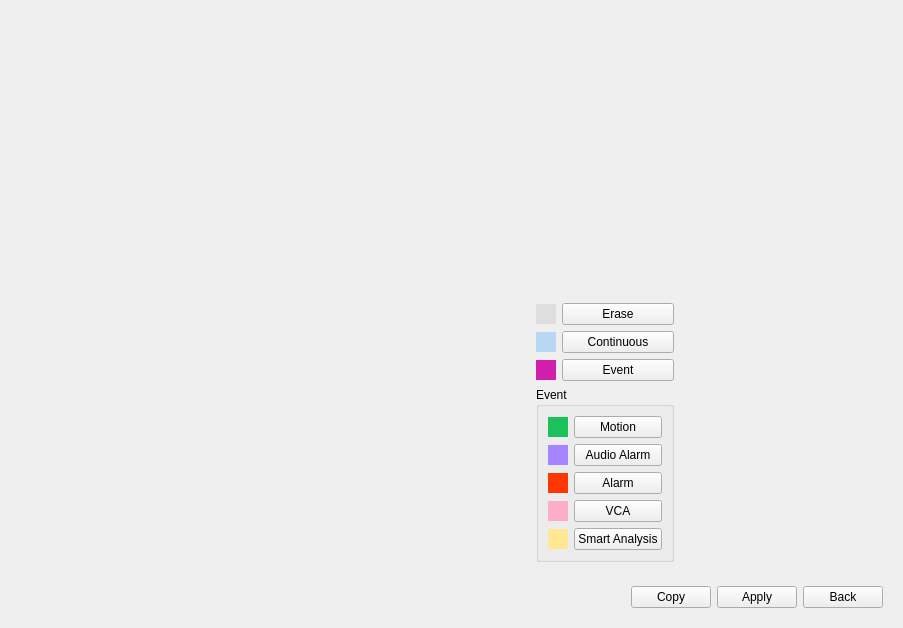
<?xml version="1.0" encoding="UTF-8"?>
<ui version="4.0">
 <class>RecordSchedule</class>
 <widget class="QWidget" name="RecordSchedule">
  <property name="geometry">
   <rect>
    <x>0</x>
    <y>0</y>
    <width>903</width>
    <height>628</height>
   </rect>
  </property>
  <property name="windowTitle">
   <string>Form</string>
  </property>
  <layout class="QVBoxLayout" name="verticalLayout">
   <item>
    <widget class="TabBar" name="widget_tab" native="true">
     <property name="minimumSize">
      <size>
       <width>0</width>
       <height>30</height>
      </size>
     </property>
    </widget>
   </item>
   <item>
    <widget class="QStackedWidget" name="stackedWidget">
     <property name="currentIndex">
      <number>0</number>
     </property>
     <widget class="QWidget" name="page_record">
      <layout class="QVBoxLayout" name="verticalLayout_2">
       <item>
        <widget class="QWidget" name="widget" native="true">
         <property name="sizePolicy">
          <sizepolicy hsizetype="Preferred" vsizetype="Expanding">
           <horstretch>0</horstretch>
           <verstretch>0</verstretch>
          </sizepolicy>
         </property>
         <layout class="QHBoxLayout" name="horizontalLayout">
          <property name="spacing">
           <number>20</number>
          </property>
          <property name="leftMargin">
           <number>0</number>
          </property>
          <property name="topMargin">
           <number>0</number>
          </property>
          <property name="rightMargin">
           <number>0</number>
          </property>
          <property name="bottomMargin">
           <number>0</number>
          </property>
          <item>
           <widget class="CommonVideo" name="widget_video" native="true">
            <property name="sizePolicy">
             <sizepolicy hsizetype="Preferred" vsizetype="Preferred">
              <horstretch>1</horstretch>
              <verstretch>1</verstretch>
             </sizepolicy>
            </property>
           </widget>
          </item>
          <item>
           <widget class="ButtonGroup" name="widget_button" native="true">
            <property name="sizePolicy">
             <sizepolicy hsizetype="Preferred" vsizetype="Preferred">
              <horstretch>2</horstretch>
              <verstretch>0</verstretch>
             </sizepolicy>
            </property>
           </widget>
          </item>
         </layout>
        </widget>
       </item>
       <item>
        <spacer name="verticalSpacer_5">
         <property name="orientation">
          <enum>Qt::Vertical</enum>
         </property>
         <property name="sizeHint" stdset="0">
          <size>
           <width>20</width>
           <height>40</height>
          </size>
         </property>
        </spacer>
       </item>
       <item>
        <widget class="QWidget" name="widget_4" native="true">
         <property name="sizePolicy">
          <sizepolicy hsizetype="Preferred" vsizetype="Expanding">
           <horstretch>0</horstretch>
           <verstretch>0</verstretch>
          </sizepolicy>
         </property>
         <layout class="QHBoxLayout" name="horizontalLayout_3">
          <item>
           <spacer name="horizontalSpacer_2">
            <property name="orientation">
             <enum>Qt::Horizontal</enum>
            </property>
            <property name="sizeHint" stdset="0">
             <size>
              <width>40</width>
              <height>20</height>
             </size>
            </property>
           </spacer>
          </item>
          <item>
           <widget class="MsScheduleWidget" name="schedule" native="true">
            <property name="minimumSize">
             <size>
              <width>300</width>
              <height>0</height>
             </size>
            </property>
           </widget>
          </item>
          <item>
           <widget class="QWidget" name="widget_type" native="true">
            <property name="styleSheet">
             <string notr="true">QLabel
{
    background-color: transparent;
    color: #FFFFFF;
    padding: 0px;
    min-height: 0px;
}</string>
            </property>
            <layout class="QVBoxLayout" name="verticalLayout_4">
             <item>
              <spacer name="verticalSpacer_3">
               <property name="orientation">
                <enum>Qt::Vertical</enum>
               </property>
               <property name="sizeHint" stdset="0">
                <size>
                 <width>20</width>
                 <height>0</height>
                </size>
               </property>
              </spacer>
             </item>
             <item>
              <widget class="QWidget" name="widget" native="true">
               <layout class="QHBoxLayout" name="horizontalLayout_6">
                <property name="leftMargin">
                 <number>0</number>
                </property>
                <property name="topMargin">
                 <number>0</number>
                </property>
                <property name="rightMargin">
                 <number>0</number>
                </property>
                <property name="bottomMargin">
                 <number>0</number>
                </property>
                <item>
                 <widget class="QLabel" name="label_3">
                  <property name="minimumSize">
                   <size>
                    <width>20</width>
                    <height>0</height>
                   </size>
                  </property>
                  <property name="maximumSize">
                   <size>
                    <width>20</width>
                    <height>20</height>
                   </size>
                  </property>
                  <property name="styleSheet">
                   <string notr="true">background-color: #DEDEDE;</string>
                  </property>
                  <property name="text">
                   <string/>
                  </property>
                 </widget>
                </item>
                <item>
                 <widget class="MyPushButton" name="pushButton_erase">
                  <property name="text">
                   <string>Erase</string>
                  </property>
                  <property name="checkable">
                   <bool>true</bool>
                  </property>
                 </widget>
                </item>
               </layout>
              </widget>
             </item>
             <item>
              <widget class="QWidget" name="widget" native="true">
               <layout class="QHBoxLayout" name="horizontalLayout_7">
                <property name="leftMargin">
                 <number>0</number>
                </property>
                <property name="topMargin">
                 <number>0</number>
                </property>
                <property name="rightMargin">
                 <number>0</number>
                </property>
                <property name="bottomMargin">
                 <number>0</number>
                </property>
                <item>
                 <widget class="QLabel" name="label_4">
                  <property name="minimumSize">
                   <size>
                    <width>20</width>
                    <height>0</height>
                   </size>
                  </property>
                  <property name="maximumSize">
                   <size>
                    <width>20</width>
                    <height>20</height>
                   </size>
                  </property>
                  <property name="styleSheet">
                   <string notr="true">background-color: #B8D7F4;</string>
                  </property>
                  <property name="text">
                   <string/>
                  </property>
                 </widget>
                </item>
                <item>
                 <widget class="MyPushButton" name="pushButton_continuous">
                  <property name="text">
                   <string>Continuous</string>
                  </property>
                  <property name="checkable">
                   <bool>true</bool>
                  </property>
                 </widget>
                </item>
               </layout>
              </widget>
             </item>
             <item>
              <widget class="QWidget" name="widget" native="true">
               <layout class="QHBoxLayout" name="horizontalLayout_8">
                <property name="leftMargin">
                 <number>0</number>
                </property>
                <property name="topMargin">
                 <number>0</number>
                </property>
                <property name="rightMargin">
                 <number>0</number>
                </property>
                <property name="bottomMargin">
                 <number>0</number>
                </property>
                <item>
                 <widget class="QLabel" name="label_5">
                  <property name="minimumSize">
                   <size>
                    <width>20</width>
                    <height>0</height>
                   </size>
                  </property>
                  <property name="maximumSize">
                   <size>
                    <width>20</width>
                    <height>20</height>
                   </size>
                  </property>
                  <property name="styleSheet">
                   <string notr="true">background-color: #D01FAD;</string>
                  </property>
                  <property name="text">
                   <string/>
                  </property>
                 </widget>
                </item>
                <item>
                 <widget class="MyPushButton" name="pushButton_event">
                  <property name="text">
                   <string>Event</string>
                  </property>
                  <property name="checkable">
                   <bool>true</bool>
                  </property>
                 </widget>
                </item>
               </layout>
              </widget>
             </item>
             <item>
              <widget class="QGroupBox" name="groupBox">
               <property name="title">
                <string>Event</string>
               </property>
               <layout class="QGridLayout" name="gridLayout_3">
                <item row="4" column="0">
                 <widget class="QWidget" name="widget_smart" native="true">
                  <layout class="QHBoxLayout" name="horizontalLayout_15">
                   <property name="leftMargin">
                    <number>0</number>
                   </property>
                   <property name="topMargin">
                    <number>0</number>
                   </property>
                   <property name="rightMargin">
                    <number>0</number>
                   </property>
                   <property name="bottomMargin">
                    <number>0</number>
                   </property>
                   <item>
                    <widget class="QLabel" name="label_9">
                     <property name="minimumSize">
                      <size>
                       <width>20</width>
                       <height>0</height>
                      </size>
                     </property>
                     <property name="maximumSize">
                      <size>
                       <width>20</width>
                       <height>20</height>
                      </size>
                     </property>
                     <property name="styleSheet">
                      <string notr="true">background-color: #FFE793;</string>
                     </property>
                     <property name="text">
                      <string/>
                     </property>
                    </widget>
                   </item>
                   <item>
                    <widget class="MyPushButton" name="pushButton_smartAnalysis">
                     <property name="text">
                      <string>Smart Analysis</string>
                     </property>
                     <property name="checkable">
                      <bool>true</bool>
                     </property>
                    </widget>
                   </item>
                  </layout>
                 </widget>
                </item>
                <item row="0" column="0">
                 <widget class="QWidget" name="widget" native="true">
                  <layout class="QHBoxLayout" name="horizontalLayout_9">
                   <property name="leftMargin">
                    <number>0</number>
                   </property>
                   <property name="topMargin">
                    <number>0</number>
                   </property>
                   <property name="rightMargin">
                    <number>0</number>
                   </property>
                   <property name="bottomMargin">
                    <number>0</number>
                   </property>
                   <item>
                    <widget class="QLabel" name="label_6">
                     <property name="minimumSize">
                      <size>
                       <width>20</width>
                       <height>0</height>
                      </size>
                     </property>
                     <property name="maximumSize">
                      <size>
                       <width>20</width>
                       <height>20</height>
                      </size>
                     </property>
                     <property name="styleSheet">
                      <string notr="true">background-color: #1BC15B;</string>
                     </property>
                     <property name="text">
                      <string/>
                     </property>
                    </widget>
                   </item>
                   <item>
                    <widget class="MyPushButton" name="pushButton_motion">
                     <property name="text">
                      <string>Motion</string>
                     </property>
                     <property name="checkable">
                      <bool>true</bool>
                     </property>
                    </widget>
                   </item>
                  </layout>
                 </widget>
                </item>
                <item row="3" column="0">
                 <widget class="QWidget" name="widget" native="true">
                  <layout class="QHBoxLayout" name="horizontalLayout_11">
                   <property name="leftMargin">
                    <number>0</number>
                   </property>
                   <property name="topMargin">
                    <number>0</number>
                   </property>
                   <property name="rightMargin">
                    <number>0</number>
                   </property>
                   <property name="bottomMargin">
                    <number>0</number>
                   </property>
                   <item>
                    <widget class="QLabel" name="label_8">
                     <property name="minimumSize">
                      <size>
                       <width>20</width>
                       <height>0</height>
                      </size>
                     </property>
                     <property name="maximumSize">
                      <size>
                       <width>20</width>
                       <height>20</height>
                      </size>
                     </property>
                     <property name="styleSheet">
                      <string notr="true">background-color: #FCAEC8;</string>
                     </property>
                     <property name="text">
                      <string/>
                     </property>
                    </widget>
                   </item>
                   <item>
                    <widget class="MyPushButton" name="pushButton_smartEvent">
                     <property name="text">
                      <string>VCA</string>
                     </property>
                     <property name="checkable">
                      <bool>true</bool>
                     </property>
                    </widget>
                   </item>
                  </layout>
                 </widget>
                </item>
                <item row="2" column="0">
                 <widget class="QWidget" name="widget" native="true">
                  <layout class="QHBoxLayout" name="horizontalLayout_10">
                   <property name="leftMargin">
                    <number>0</number>
                   </property>
                   <property name="topMargin">
                    <number>0</number>
                   </property>
                   <property name="rightMargin">
                    <number>0</number>
                   </property>
                   <property name="bottomMargin">
                    <number>0</number>
                   </property>
                   <item>
                    <widget class="QLabel" name="label_alarm">
                     <property name="minimumSize">
                      <size>
                       <width>20</width>
                       <height>0</height>
                      </size>
                     </property>
                     <property name="maximumSize">
                      <size>
                       <width>20</width>
                       <height>20</height>
                      </size>
                     </property>
                     <property name="styleSheet">
                      <string notr="true">background-color: #FF3600;</string>
                     </property>
                     <property name="text">
                      <string/>
                     </property>
                    </widget>
                   </item>
                   <item>
                    <widget class="MyPushButton" name="pushButton_alarm">
                     <property name="text">
                      <string>Alarm</string>
                     </property>
                     <property name="checkable">
                      <bool>true</bool>
                     </property>
                    </widget>
                   </item>
                  </layout>
                 </widget>
                </item>
                <item row="1" column="0">
                 <widget class="QWidget" name="widget_2" native="true">
                  <layout class="QHBoxLayout" name="horizontalLayout_4">
                   <property name="leftMargin">
                    <number>0</number>
                   </property>
                   <property name="topMargin">
                    <number>0</number>
                   </property>
                   <property name="rightMargin">
                    <number>0</number>
                   </property>
                   <property name="bottomMargin">
                    <number>0</number>
                   </property>
                   <item>
                    <widget class="QLabel" name="label_7">
                     <property name="minimumSize">
                      <size>
                       <width>20</width>
                       <height>0</height>
                      </size>
                     </property>
                     <property name="maximumSize">
                      <size>
                       <width>20</width>
                       <height>20</height>
                      </size>
                     </property>
                     <property name="styleSheet">
                      <string notr="true">background-color: #A484FF;</string>
                     </property>
                     <property name="text">
                      <string/>
                     </property>
                    </widget>
                   </item>
                   <item>
                    <widget class="MyPushButton" name="pushButtonAudioAlarm">
                     <property name="text">
                      <string>Audio Alarm</string>
                     </property>
                     <property name="checkable">
                      <bool>true</bool>
                     </property>
                    </widget>
                   </item>
                  </layout>
                 </widget>
                </item>
               </layout>
              </widget>
             </item>
             <item>
              <spacer name="verticalSpacer_2">
               <property name="orientation">
                <enum>Qt::Vertical</enum>
               </property>
               <property name="sizeHint" stdset="0">
                <size>
                 <width>20</width>
                 <height>0</height>
                </size>
               </property>
              </spacer>
             </item>
            </layout>
           </widget>
          </item>
          <item>
           <spacer name="horizontalSpacer_3">
            <property name="orientation">
             <enum>Qt::Horizontal</enum>
            </property>
            <property name="sizeHint" stdset="0">
             <size>
              <width>40</width>
              <height>20</height>
             </size>
            </property>
           </spacer>
          </item>
         </layout>
        </widget>
       </item>
       <item>
        <layout class="QHBoxLayout" name="horizontalLayout_2">
         <item>
          <spacer name="horizontalSpacer">
           <property name="orientation">
            <enum>Qt::Horizontal</enum>
           </property>
           <property name="sizeHint" stdset="0">
            <size>
             <width>40</width>
             <height>20</height>
            </size>
           </property>
          </spacer>
         </item>
         <item>
          <widget class="MyPushButton" name="pushButton_copy">
           <property name="text">
            <string>Copy</string>
           </property>
          </widget>
         </item>
         <item>
          <widget class="MyPushButton" name="pushButton_apply">
           <property name="text">
            <string>Apply</string>
           </property>
          </widget>
         </item>
         <item>
          <widget class="MyPushButton" name="pushButton_back">
           <property name="text">
            <string>Back</string>
           </property>
          </widget>
         </item>
        </layout>
       </item>
      </layout>
     </widget>
     <widget class="QWidget" name="page_batch">
      <layout class="QVBoxLayout" name="verticalLayout_3">
       <item>
        <widget class="QWidget" name="widget_5" native="true">
         <property name="minimumSize">
          <size>
           <width>0</width>
           <height>200</height>
          </size>
         </property>
         <layout class="QGridLayout" name="gridLayout_2">
          <property name="leftMargin">
           <number>0</number>
          </property>
          <property name="topMargin">
           <number>0</number>
          </property>
          <property name="rightMargin">
           <number>0</number>
          </property>
          <property name="bottomMargin">
           <number>0</number>
          </property>
          <property name="horizontalSpacing">
           <number>20</number>
          </property>
          <item row="0" column="0">
           <widget class="CommonVideo" name="video2" native="true">
            <property name="sizePolicy">
             <sizepolicy hsizetype="Preferred" vsizetype="Preferred">
              <horstretch>1</horstretch>
              <verstretch>0</verstretch>
             </sizepolicy>
            </property>
           </widget>
          </item>
          <item row="0" column="1">
           <widget class="CheckBoxGroup" name="widget_checkGroup" native="true">
            <property name="sizePolicy">
             <sizepolicy hsizetype="Preferred" vsizetype="Preferred">
              <horstretch>2</horstretch>
              <verstretch>0</verstretch>
             </sizepolicy>
            </property>
           </widget>
          </item>
          <item row="1" column="0">
           <widget class="QLabel" name="label_note1">
            <property name="text">
             <string>&lt;html&gt;&lt;head/&gt;&lt;body&gt;&lt;p&gt;Start Record: Selected channels will be set to continuous record.&lt;/p&gt;&lt;p&gt;Stop Record: Selected channels’ continuous schedule will be erased.&lt;/p&gt;&lt;/body&gt;&lt;/html&gt;</string>
            </property>
            <property name="style" stdset="0">
             <string>blue_text</string>
            </property>
           </widget>
          </item>
         </layout>
        </widget>
       </item>
       <item>
        <spacer name="verticalSpacer">
         <property name="orientation">
          <enum>Qt::Vertical</enum>
         </property>
         <property name="sizeHint" stdset="0">
          <size>
           <width>20</width>
           <height>195</height>
          </size>
         </property>
        </spacer>
       </item>
       <item>
        <layout class="QHBoxLayout" name="horizontalLayout_5">
         <item>
          <spacer name="horizontalSpacer_4">
           <property name="orientation">
            <enum>Qt::Horizontal</enum>
           </property>
           <property name="sizeHint" stdset="0">
            <size>
             <width>40</width>
             <height>20</height>
            </size>
           </property>
          </spacer>
         </item>
         <item>
          <widget class="QPushButton" name="pushButton_startRecord">
           <property name="text">
            <string>Start Record</string>
           </property>
          </widget>
         </item>
         <item>
          <widget class="QPushButton" name="pushButton_stopRecord">
           <property name="text">
            <string>Stop Record</string>
           </property>
          </widget>
         </item>
         <item>
          <widget class="QPushButton" name="pushButton_back_2">
           <property name="text">
            <string>Back</string>
           </property>
          </widget>
         </item>
        </layout>
       </item>
      </layout>
     </widget>
     <widget class="QWidget" name="page_settings">
      <layout class="QGridLayout" name="gridLayout_4">
       <property name="horizontalSpacing">
        <number>20</number>
       </property>
       <item row="0" column="0">
        <widget class="CommonVideo" name="widget_video_2" native="true">
         <property name="sizePolicy">
          <sizepolicy hsizetype="Preferred" vsizetype="Preferred">
           <horstretch>1</horstretch>
           <verstretch>0</verstretch>
          </sizepolicy>
         </property>
         <property name="minimumSize">
          <size>
           <width>0</width>
           <height>100</height>
          </size>
         </property>
        </widget>
       </item>
       <item row="0" column="1">
        <widget class="ButtonGroup" name="widget_button_2" native="true">
         <property name="sizePolicy">
          <sizepolicy hsizetype="Preferred" vsizetype="Preferred">
           <horstretch>2</horstretch>
           <verstretch>0</verstretch>
          </sizepolicy>
         </property>
        </widget>
       </item>
       <item row="1" column="0">
        <widget class="QWidget" name="widget_left" native="true">
         <property name="sizePolicy">
          <sizepolicy hsizetype="Preferred" vsizetype="Preferred">
           <horstretch>1</horstretch>
           <verstretch>0</verstretch>
          </sizepolicy>
         </property>
        </widget>
       </item>
       <item row="1" column="1">
        <widget class="QWidget" name="widget_right" native="true">
         <property name="sizePolicy">
          <sizepolicy hsizetype="Preferred" vsizetype="Preferred">
           <horstretch>2</horstretch>
           <verstretch>0</verstretch>
          </sizepolicy>
         </property>
         <layout class="QGridLayout" name="gridLayout">
          <property name="leftMargin">
           <number>0</number>
          </property>
          <item row="5" column="1">
           <layout class="QHBoxLayout" name="horizontalLayout_17">
            <item>
             <widget class="MyLineEdit" name="lineEdit_expiredTime">
              <property name="text">
               <string>1</string>
              </property>
             </widget>
            </item>
            <item>
             <widget class="QLabel" name="label_expiredTime_2">
              <property name="text">
               <string>1~120Days</string>
              </property>
              <property name="style" stdset="0">
               <string>blue_text</string>
              </property>
             </widget>
            </item>
           </layout>
          </item>
          <item row="3" column="0">
           <widget class="QLabel" name="label_recordStream">
            <property name="text">
             <string>Record Stream Type</string>
            </property>
           </widget>
          </item>
          <item row="4" column="0">
           <widget class="QLabel" name="label_videoDueTime">
            <property name="text">
             <string>Video Due Time</string>
            </property>
           </widget>
          </item>
          <item row="1" column="0">
           <widget class="QLabel" name="label_postRecord">
            <property name="text">
             <string>Post Record</string>
            </property>
           </widget>
          </item>
          <item row="6" column="1">
           <layout class="QHBoxLayout" name="horizontalLayout_16">
            <item>
             <widget class="ComboBox" name="comboBox_anr"/>
            </item>
           </layout>
          </item>
          <item row="1" column="1">
           <widget class="ComboBox" name="comboBox_postRecord"/>
          </item>
          <item row="5" column="0">
           <widget class="QLabel" name="label_expiredTime">
            <property name="text">
             <string>Expired Time</string>
            </property>
           </widget>
          </item>
          <item row="4" column="1">
           <widget class="ComboBox" name="comboBox_videoDueTime"/>
          </item>
          <item row="6" column="0">
           <widget class="QLabel" name="label_anr">
            <property name="text">
             <string>ANR</string>
            </property>
           </widget>
          </item>
          <item row="0" column="1">
           <widget class="ComboBox" name="comboBox_preRecord">
            <property name="sizePolicy">
             <sizepolicy hsizetype="Preferred" vsizetype="Fixed">
              <horstretch>2</horstretch>
              <verstretch>0</verstretch>
             </sizepolicy>
            </property>
           </widget>
          </item>
          <item row="0" column="0">
           <widget class="QLabel" name="label_preRecord">
            <property name="sizePolicy">
             <sizepolicy hsizetype="Preferred" vsizetype="Preferred">
              <horstretch>1</horstretch>
              <verstretch>0</verstretch>
             </sizepolicy>
            </property>
            <property name="text">
             <string>Pre Record</string>
            </property>
           </widget>
          </item>
          <item row="2" column="0">
           <widget class="QLabel" name="label_audioRecord">
            <property name="text">
             <string>Audio Record</string>
            </property>
           </widget>
          </item>
          <item row="2" column="1">
           <widget class="ComboBox" name="comboBox_audioRecord"/>
          </item>
          <item row="3" column="1">
           <widget class="ComboBox" name="comboBox_recordStream"/>
          </item>
          <item row="7" column="0" colspan="2">
           <spacer name="verticalSpacer_4">
            <property name="orientation">
             <enum>Qt::Vertical</enum>
            </property>
            <property name="sizeHint" stdset="0">
             <size>
              <width>20</width>
              <height>40</height>
             </size>
            </property>
           </spacer>
          </item>
         </layout>
        </widget>
       </item>
       <item row="2" column="0" colspan="2">
        <layout class="QHBoxLayout" name="horizontalLayout_13">
         <item>
          <spacer name="horizontalSpacer_6">
           <property name="orientation">
            <enum>Qt::Horizontal</enum>
           </property>
           <property name="sizeHint" stdset="0">
            <size>
             <width>40</width>
             <height>20</height>
            </size>
           </property>
          </spacer>
         </item>
         <item>
          <widget class="QPushButton" name="pushButton_copy_2">
           <property name="text">
            <string>Copy</string>
           </property>
          </widget>
         </item>
         <item>
          <widget class="QPushButton" name="pushButton_apply_2">
           <property name="text">
            <string>Apply</string>
           </property>
          </widget>
         </item>
         <item>
          <widget class="QPushButton" name="pushButton_back_3">
           <property name="text">
            <string>Back</string>
           </property>
          </widget>
         </item>
        </layout>
       </item>
      </layout>
     </widget>
    </widget>
   </item>
  </layout>
 </widget>
 <customwidgets>
  <customwidget>
   <class>MyPushButton</class>
   <extends>QPushButton</extends>
   <header>mypushbutton.h</header>
  </customwidget>
  <customwidget>
   <class>CommonVideo</class>
   <extends>QWidget</extends>
   <header>commonvideo.h</header>
   <container>1</container>
  </customwidget>
  <customwidget>
   <class>ButtonGroup</class>
   <extends>QWidget</extends>
   <header>buttongroup.h</header>
   <container>1</container>
  </customwidget>
  <customwidget>
   <class>ComboBox</class>
   <extends>QComboBox</extends>
   <header>combobox.h</header>
  </customwidget>
  <customwidget>
   <class>MyLineEdit</class>
   <extends>QLineEdit</extends>
   <header>mylineedit.h</header>
  </customwidget>
  <customwidget>
   <class>TabBar</class>
   <extends>QWidget</extends>
   <header>tabbar.h</header>
   <container>1</container>
  </customwidget>
  <customwidget>
   <class>CheckBoxGroup</class>
   <extends>QWidget</extends>
   <header>checkboxgroup.h</header>
   <container>1</container>
  </customwidget>
  <customwidget>
   <class>MsScheduleWidget</class>
   <extends>QWidget</extends>
   <header>msschedulewidget.h</header>
   <container>1</container>
  </customwidget>
 </customwidgets>
 <resources/>
 <connections/>
</ui>
